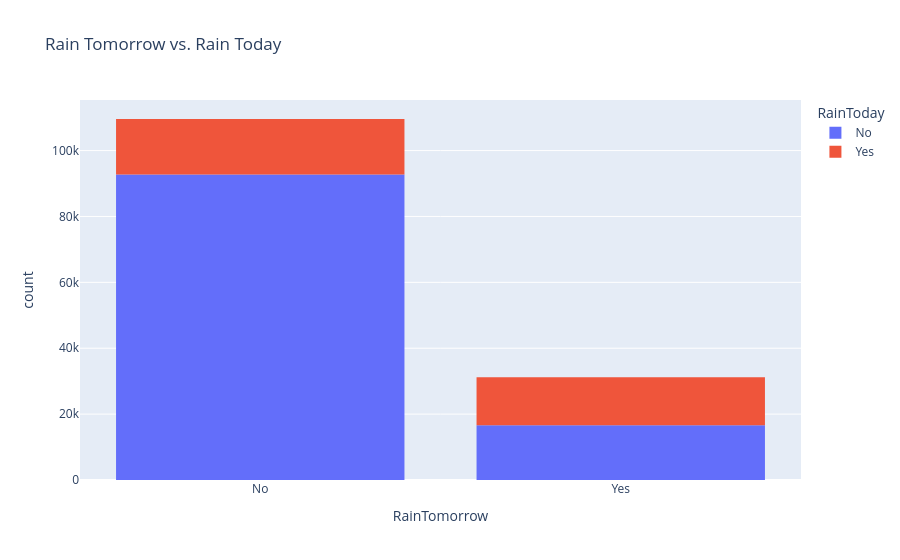

Write notebook code for a chart like this one.
### Markdown cell above
#### RainTomorrow distribution

### Code cell
px.histogram(raw_df, x='RainTomorrow', color='RainToday', title='Rain Tomorrow vs. Rain Today')

### Figure 1 — Plotly figure (JSON) as saved in the notebook; plotly's stock layout.template omitted (floating-point values rounded to 4 significant figures; data arrays with more than 128 entries replaced by an {"elided": "..."} marker saying what was removed)
{"data": [{"bingroup": "x", "hovertemplate": "RainToday=No<br>RainTomorrow=%{x}<br>count=%{y}<extra></extra>", "legendgroup": "No", "marker": {"color": "#636efa", "pattern": {"shape": ""}}, "name": "No", "orientation": "v", "showlegend": true, "type": "histogram", "x": {"elided": "109332 str values"}, "xaxis": "x", "yaxis": "y"}, {"bingroup": "x", "hovertemplate": "RainToday=Yes<br>RainTomorrow=%{x}<br>count=%{y}<extra></extra>", "legendgroup": "Yes", "marker": {"color": "#EF553B", "pattern": {"shape": ""}}, "name": "Yes", "orientation": "v", "showlegend": true, "type": "histogram", "x": {"elided": "31455 str values"}, "xaxis": "x", "yaxis": "y"}], "layout": {"barmode": "relative", "legend": {"title": {"text": "RainToday"}, "tracegroupgap": 0}, "title": {"text": "Rain Tomorrow vs. Rain Today"}, "xaxis": {"anchor": "y", "domain": [0, 1], "title": {"text": "RainTomorrow"}}, "yaxis": {"anchor": "x", "domain": [0, 1], "title": {"text": "count"}}}}
